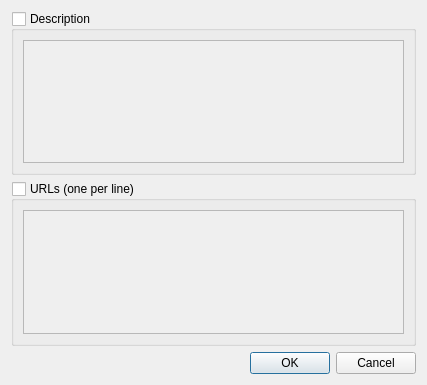
<?xml version="1.0" encoding="UTF-8"?>
<ui version="4.0">
 <class>EditTagDialogMulti</class>
 <widget class="QDialog" name="EditTagDialogMulti">
  <property name="geometry">
   <rect>
    <x>0</x>
    <y>0</y>
    <width>427</width>
    <height>385</height>
   </rect>
  </property>
  <property name="windowTitle">
   <string>Dialog</string>
  </property>
  <layout class="QVBoxLayout" name="verticalLayout">
   <item>
    <widget class="QGroupBox" name="descriptionGroup">
     <property name="title">
      <string>Description</string>
     </property>
     <property name="checkable">
      <bool>true</bool>
     </property>
     <property name="checked">
      <bool>false</bool>
     </property>
     <layout class="QVBoxLayout" name="verticalLayout_2">
      <item>
       <widget class="QPlainTextEdit" name="description"/>
      </item>
     </layout>
    </widget>
   </item>
   <item>
    <widget class="QGroupBox" name="urlsGroup">
     <property name="title">
      <string>URLs (one per line)</string>
     </property>
     <property name="checkable">
      <bool>true</bool>
     </property>
     <property name="checked">
      <bool>false</bool>
     </property>
     <layout class="QVBoxLayout" name="verticalLayout_3">
      <item>
       <widget class="PlainTextListEdit" name="urls"/>
      </item>
     </layout>
    </widget>
   </item>
   <item>
    <widget class="QDialogButtonBox" name="buttonBox">
     <property name="standardButtons">
      <set>QDialogButtonBox::StandardButton::Cancel|QDialogButtonBox::StandardButton::Ok</set>
     </property>
    </widget>
   </item>
  </layout>
 </widget>
 <customwidgets>
  <customwidget>
   <class>PlainTextListEdit</class>
   <extends>QPlainTextEdit</extends>
   <header>app/gui/helper/plaintextlistedit.h</header>
  </customwidget>
 </customwidgets>
 <resources/>
 <connections/>
</ui>
